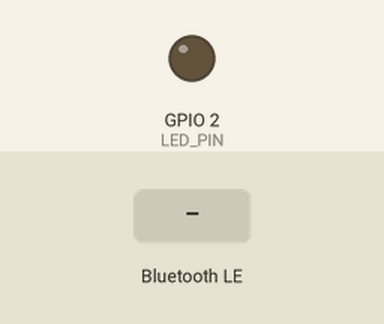
This sketch was run on a simulated ESP32. Parts: output pins drawn as LEDs (lit = HIGH). The inputs (shaded band) are chosen by the test bench. Nothing arrives over Bluetooth unless stated; a phone connects over Bluetooth LE 3 s after start; what the sketch prints to the serial monitor is not drawn.

Above: at 1.2 s.
1.3 s: Bluetooth LE write "HIGH" received
At 2.1 s:
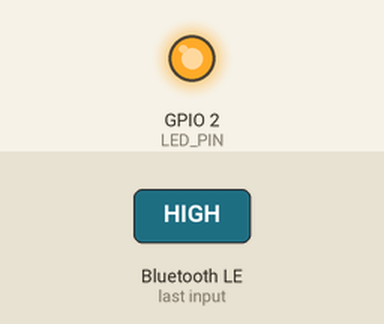
2.8 s: Bluetooth LE write "90" received
At 3.3 s:
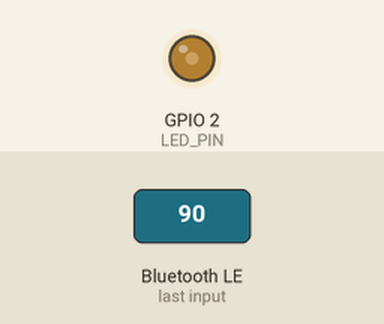
4.3 s: Bluetooth LE write "ON" received
At 5.5 s:
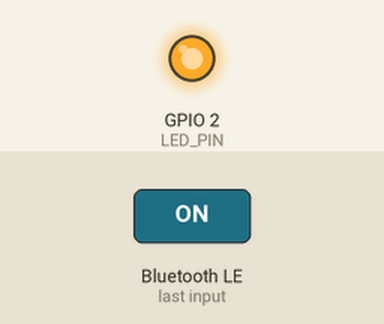
5.8 s: Bluetooth LE write "LOW" received
At 6.3 s:
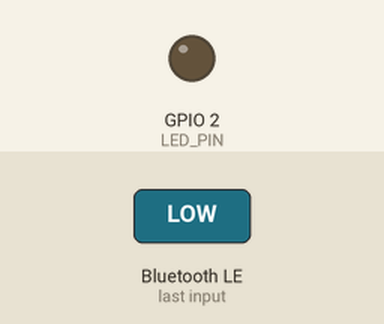
7.3 s: Bluetooth LE write "1" received
At 7.9 s:
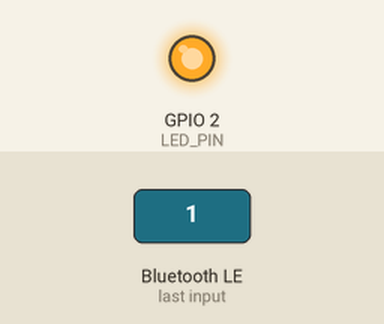
8.8 s: Bluetooth LE write "OFF" received
At 10.2 s:
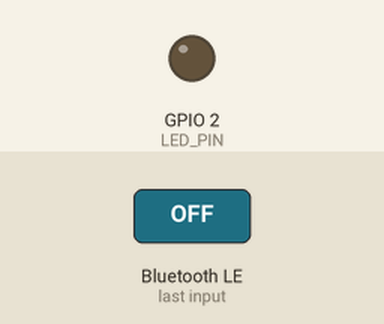
Timing chart, 0 to 11.3 s (numbered marks = the images above; inputs shaded):
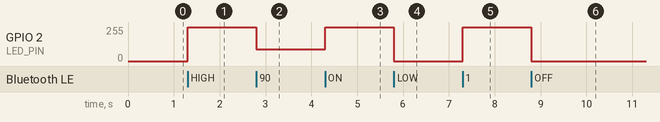

Measured:
- after the input at 1.3 s, GPIO 2 (LED_PIN): 0/255 → 255/255 at once
- after the input at 2.8 s, GPIO 2 (LED_PIN): 255/255 → 90/255 at once
- after the input at 4.3 s, GPIO 2 (LED_PIN): 90/255 → 255/255 at once
- after the input at 5.8 s, GPIO 2 (LED_PIN): 255/255 → 0/255 at once
- after the input at 7.3 s, GPIO 2 (LED_PIN): 0/255 → 255/255 at once
- after the input at 8.8 s, GPIO 2 (LED_PIN): 255/255 → 0/255 at once

The sketch:

neurofit-esp32.ino
```cpp
#include <BLEDevice.h>
#include <BLEServer.h>
#include <BLEUtils.h>
#include <BLE2902.h>
#include <stdlib.h>
#include <ctype.h>
#include <string.h>
#include <math.h>

const int LED_PIN = 2;
const bool SERIAL_DEBUG = false;
const int LED_FREQUENCY = 5000;
const int LED_RESOLUTION = 8;
const float TWO_PI_VALUE = 6.28318530718f;
const float OMEGA_MIN = 0.0f;
const float OMEGA_MAX = 6.0f;
const float PEDAL_GROUND_OFFSET = 0.0f;
const float PEDAL_SWING_AMPLITUDE = 15.0f * PI / 180.0f;
const float ELECTRODE_RAMP_DEGREES = 15.0f;
const unsigned long MOTOR_UPDATE_INTERVAL_MS = 50;

const char *DEVICE_NAME = "NeuroFit-ESP32";
const char *SERVICE_UUID = "12345678-1234-1234-1234-1234567890ab";
const char *CHARACTERISTIC_UUID = "abcdefab-1234-1234-1234-abcdefabcdef";

BLECharacteristic *commandCharacteristic = nullptr;
bool deviceConnected = false;
uint8_t signalValue = 0;
float omegaTarget = 0.0f;
float leftCrankAngle = 0.0f;
float rightCrankAngle = TWO_PI_VALUE * 0.5f;
float leftPedalAngle = PEDAL_GROUND_OFFSET;
float rightPedalAngle = PEDAL_GROUND_OFFSET;
uint8_t leftSuperiorActivation = 0;
uint8_t leftInferiorActivation = 0;
uint8_t rightSuperiorActivation = 0;
uint8_t rightInferiorActivation = 0;
unsigned long lastMotorUpdateMs = 0;
bool motorStreamActive = false;

void logDebug(const char *message) {
  if (SERIAL_DEBUG) {
    Serial.println(message);
  }
}

float wrapAngle(float angle) {
  float wrapped = fmodf(angle, TWO_PI_VALUE);

  if (wrapped < 0.0f) {
    wrapped += TWO_PI_VALUE;
  }

  return wrapped;
}

float getTargetVelocity(uint8_t sourceSignal) {
  return OMEGA_MIN + (static_cast<float>(sourceSignal) / 255.0f) * (OMEGA_MAX - OMEGA_MIN);
}

float toDegrees(float angle) {
  return wrapAngle(angle) * 180.0f / PI;
}

float getPlateauEnvelope(float angleDegrees, float startDegrees, float endDegrees) {
  if (angleDegrees < startDegrees || angleDegrees > endDegrees) {
    return 0.0f;
  }

  const float plateauStart = startDegrees + ELECTRODE_RAMP_DEGREES;
  const float plateauEnd = endDegrees - ELECTRODE_RAMP_DEGREES;

  if (angleDegrees <= plateauStart) {
    const float rampProgress = (angleDegrees - startDegrees) / ELECTRODE_RAMP_DEGREES;
    return sinf(constrain(rampProgress, 0.0f, 1.0f) * PI * 0.5f);
  }

  if (angleDegrees >= plateauEnd) {
    const float rampProgress = (endDegrees - angleDegrees) / ELECTRODE_RAMP_DEGREES;
    return sinf(constrain(rampProgress, 0.0f, 1.0f) * PI * 0.5f);
  }

  return 1.0f;
}

uint8_t getActivationForRange(float angleRadians, float startDegrees, float endDegrees) {
  const float angleDegrees = toDegrees(angleRadians);
  const float envelope = getPlateauEnvelope(angleDegrees, startDegrees, endDegrees);
  return static_cast<uint8_t>(roundf(signalValue * envelope));
}

void updateElectrodeActivations() {
  leftInferiorActivation = getActivationForRange(leftCrankAngle, 0.0f, 180.0f);
  leftSuperiorActivation = getActivationForRange(leftCrankAngle, 180.0f, 360.0f);
  rightInferiorActivation = getActivationForRange(rightCrankAngle, 0.0f, 180.0f);
  rightSuperiorActivation = getActivationForRange(rightCrankAngle, 180.0f, 360.0f);
}

void publishMotorState() {
  Serial.print("{\"signal\":");
  Serial.print(signalValue);
  Serial.print(",\"motors\":{\"omegaTarget\":");
  Serial.print(omegaTarget, 4);
  Serial.print(",\"left\":{\"crankAngle\":");
  Serial.print(leftCrankAngle, 4);
  Serial.print(",\"pedalAngle\":");
  Serial.print(leftPedalAngle, 4);
  Serial.print("},\"right\":{\"crankAngle\":");
  Serial.print(rightCrankAngle, 4);
  Serial.print(",\"pedalAngle\":");
  Serial.print(rightPedalAngle, 4);
  Serial.print("}},\"electrodes\":{\"left\":{\"superiores\":");
  Serial.print(leftSuperiorActivation);
  Serial.print(",\"inferiores\":");
  Serial.print(leftInferiorActivation);
  Serial.print("},\"right\":{\"superiores\":");
  Serial.print(rightSuperiorActivation);
  Serial.print(",\"inferiores\":");
  Serial.print(rightInferiorActivation);
  Serial.println("}}}");
}

void updateMotorState(float deltaSeconds) {
  omegaTarget = getTargetVelocity(signalValue);
  leftCrankAngle = wrapAngle(leftCrankAngle + omegaTarget * deltaSeconds);
  rightCrankAngle = wrapAngle(leftCrankAngle + PI);
  leftPedalAngle = -leftCrankAngle + PEDAL_GROUND_OFFSET + PEDAL_SWING_AMPLITUDE * sinf(leftCrankAngle);
  rightPedalAngle = -rightCrankAngle + PEDAL_GROUND_OFFSET + PEDAL_SWING_AMPLITUDE * sinf(rightCrankAngle);
  updateElectrodeActivations();
}

void setSignalValue(uint8_t newValue) {
  if (signalValue == newValue) {
    return;
  }

  signalValue = newValue;
  ledcWrite(LED_PIN, signalValue);
  omegaTarget = getTargetVelocity(signalValue);
  updateElectrodeActivations();

  if (signalValue == 0) {
    motorStreamActive = false;
  } else {
    motorStreamActive = true;
    lastMotorUpdateMs = millis();
  }

  publishMotorState();
}

void normalizeCommand(char *command) {
  size_t start = 0;
  size_t end = strlen(command);

  while (start < end && isspace(static_cast<unsigned char>(command[start]))) {
    start++;
  }

  while (end > start && isspace(static_cast<unsigned char>(command[end - 1]))) {
    end--;
  }

  size_t length = end - start;
  memmove(command, command + start, length);
  command[length] = '\0';

  for (size_t i = 0; i < length; i++) {
    command[i] = static_cast<char>(toupper(static_cast<unsigned char>(command[i])));
  }
}

class ServerCallbacks : public BLEServerCallbacks {
  void onConnect(BLEServer *pServer) override {
    deviceConnected = true;
    logDebug("iPhone connected");
  }

  void onDisconnect(BLEServer *pServer) override {
    deviceConnected = false;
    logDebug("iPhone disconnected");
    BLEDevice::startAdvertising();
    logDebug("Advertising restarted");
  }
};

class CommandCallbacks : public BLECharacteristicCallbacks {
  void onWrite(BLECharacteristic *pCharacteristic) override {
    String rawValue = pCharacteristic->getValue();
    if (rawValue.length() == 0) {
      return;
    }

    char command[32];
    rawValue.toCharArray(command, sizeof(command));
    normalizeCommand(command);

    if (command[0] == '\0') {
      return;
    }

    if (strcmp(command, "HIGH") == 0 || strcmp(command, "ON") == 0 || strcmp(command, "1") == 0) {
      setSignalValue(255);
    } else if (strcmp(command, "LOW") == 0 || strcmp(command, "OFF") == 0 || strcmp(command, "0") == 0) {
      setSignalValue(0);
    } else {
      char *endPointer = nullptr;
      long parsedValue = strtol(command, &endPointer, 10);

      if (endPointer != command && *endPointer == '\0') {
        if (parsedValue < 0) {
          parsedValue = 0;
        } else if (parsedValue > 255) {
          parsedValue = 255;
        }

        setSignalValue(static_cast<uint8_t>(parsedValue));
      } else if (SERIAL_DEBUG) {
        Serial.print("Unknown command: ");
        Serial.println(command);
      }
    }
  }
};

void setup() {
  Serial.begin(115200);
  ledcAttach(LED_PIN, LED_FREQUENCY, LED_RESOLUTION);
  ledcWrite(LED_PIN, signalValue);
  lastMotorUpdateMs = millis();

  BLEDevice::init(DEVICE_NAME);

  BLEServer *server = BLEDevice::createServer();
  server->setCallbacks(new ServerCallbacks());

  BLEService *service = server->createService(SERVICE_UUID);

  commandCharacteristic = service->createCharacteristic(
    CHARACTERISTIC_UUID,
    BLECharacteristic::PROPERTY_WRITE | BLECharacteristic::PROPERTY_WRITE_NR
  );
  commandCharacteristic->setCallbacks(new CommandCallbacks());
  commandCharacteristic->addDescriptor(new BLE2902());

  service->start();

  BLEAdvertising *advertising = BLEDevice::getAdvertising();
  advertising->addServiceUUID(SERVICE_UUID);
  advertising->setScanResponse(true);
  advertising->setMinPreferred(0x06);
  advertising->setMinPreferred(0x12);
  BLEDevice::startAdvertising();

  publishMotorState();
}

void loop() {
  const unsigned long now = millis();

  if (!motorStreamActive) {
    return;
  }

  if (now - lastMotorUpdateMs >= MOTOR_UPDATE_INTERVAL_MS) {
    const float deltaSeconds = (now - lastMotorUpdateMs) / 1000.0f;
    lastMotorUpdateMs = now;
    updateMotorState(deltaSeconds);
    publishMotorState();
  }
}
```
